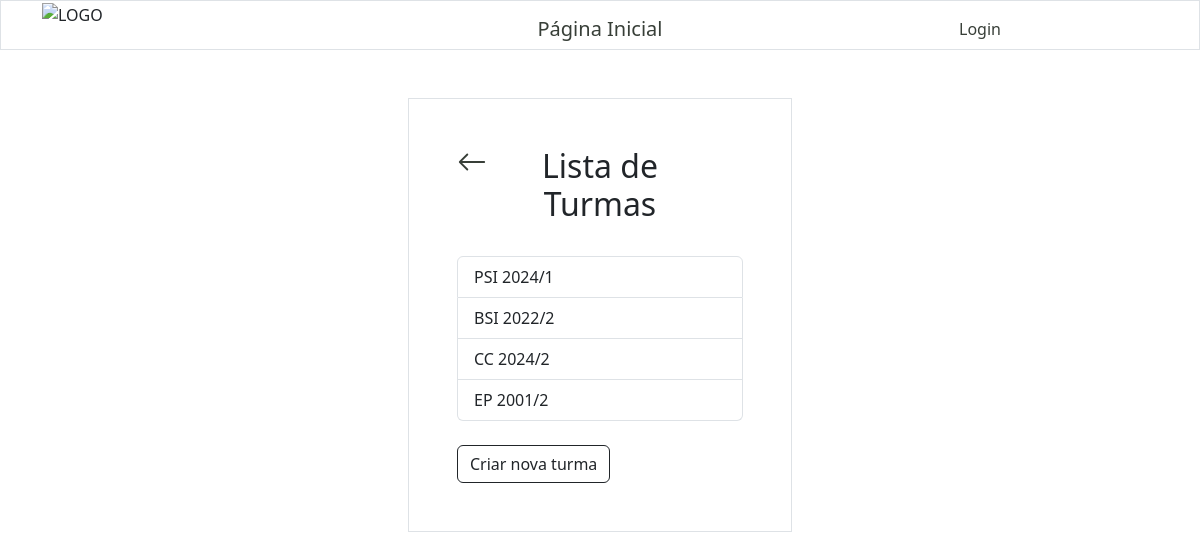
The app's page /turmas/ with its own data.
### turmas/models.py (models this page shows, shortened)
class Turma(models.Model):
    nome = models.CharField(max_length=255)
    vagas = models.IntegerField(null=True)
    curso = models.CharField(max_length=255)
    data_de_inicio = models.DateField(null=True)
    data_de_criacao = models.DateField(default=timezone.now)

### turmas/views.py (the view)
# urls.py: path('' , include('turmas.urls')),
def turmas(request):
    all_turmas = Turma.objects.all().values()
    template = loader.get_template('display_turmas.html')
    context = {'all_turmas': all_turmas,}
    return HttpResponse(template.render(context, request))

### turmas/templates/display_turmas.html (shortened to what this page needs)
{% extends "master.html" %}
{% block content %}
    {% include "header.html" %}
    <div class="row">
        <div class="col"> </div>
        <div class="col">
            <div class="container p-5 my-5 border">
                <div class="row mb-4">
                    <div class="col">
                        <a href="/">
                            <svg xmlns="http://www.w3.org/2000/svg" width="30" height="30" fill="currentColor" class="bi bi-arrow-left" viewBox="0 0 16 16">
                                <path fill-rule="evenodd" d="M15 8a.5.5 0 0 0-.5-.5H2.707l3.147-3.146a.5.5 0 1 0-.708-.708l-4 4a.5.5 0 0 0 0 .708l4 4a.5.5 0 0 0 .708-.708L2.707 8.5H14.5A.5.5 0 0 0 15 8"/>
                            </svg>
                        </a>
                    </div>
                    <div class="col-6">
                        <h2 class="text-center"> Lista de Turmas</h2>
                    </div>
                    <div class="col"></div>
                  </div>
                <div class="list-group">
                    {% for x in all_turmas %}
                        <a href="details/{{ x.id }}"  class="list-group-item list-group-item-action"> {{ x.nome }} </a>
                    {% endfor %}
                </div>
                <div class="container px-0 mt-4">
                    <a href="{% url 'criar_turma'%}">
                        <button type="button" class="btn btn-outline-dark">
                            Criar nova turma
                        </button>
                    </a>
                </div>
            </div>
        </div>
        <div class="col"> </div>
    </div>
{% endblock %}

### alunos/static/css/style.css (style rules this page uses)
a { color: rgb(56, 63, 56); background-color: transparent; text-decoration: none; }

### records on screen
Turma: nome "PSI 2024/1"
Turma: nome "BSI 2022/2"
Turma: nome "CC 2024/2"
Turma: nome "EP 2001/2"
